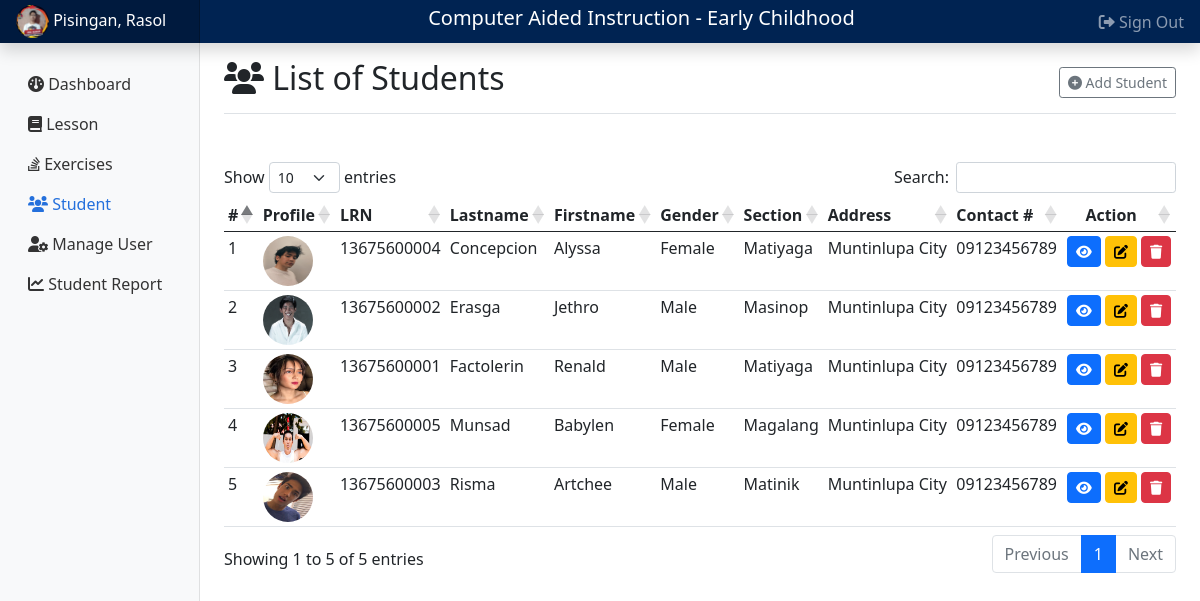
The app's page /student.php (signed in) with its own data.
### tables this page shows
CREATE TABLE `tblstudent` (
  `StudentID` int(11) NOT NULL,
  `LRN` varchar(25) NOT NULL,
  `Fname` varchar(90) NOT NULL,
  `Lname` varchar(125) NOT NULL,
  `gender` varchar(50) NOT NULL,
  `studentsec` varchar(125) NOT NULL,
  `Address` varchar(255) NOT NULL,
  `MobileNo` varchar(90) NOT NULL,
  `STUDPASS` longtext NOT NULL,
  `imgsrc` varchar(255) NOT NULL
);

### student.php (the view, shortened to what this page needs)
<?php
    require 'header1.php';
?>
    <main class="col-md-9 ms-sm-auto col-lg-10 px-md-4">
        <div class="d-flex justify-content-between flex-wrap flex-md-nowrap align-items-center pt-3 pb-2 mb-5 border-bottom">
            <h1 class="h2"><i class="fa fa-users"></i> List of Students</h1>
            <div class="btn-toolbar mb-2 mb-md-0">
            <a href="addstudent.php" class="btn btn-sm btn-outline-secondary">
                <i class="fa-solid fa-circle-plus"></i>
                Add Student
            </a>
            </div>
        </div>
        <?php
            $sql = "SELECT * FROM tblstudent ORDER BY Lname ASC;";
            $result = mysqli_query($conn, $sql);
        ?>
        <div class="table-responsive">
            <table id="example" class="table table-hover table-sm">
                <thead>
                    <tr>
                        <th>#</th>
                        <th>Profile</th>
                        <th>LRN</th>
                        <th>Lastname</th>
                        <th>Firstname</th>
                        <th>Gender</th>
                        <th>Section</th>
                        <th>Address</th>
                        <th>Contact #</th>
                        <th class="text-center">Action</th>
                    </tr>
                </thead>
                <tbody>
                    <?php
                        $no = 0;
                        if(mysqli_num_rows($result) > 0){
                            while($row = mysqli_fetch_assoc($result)){
                                echo '<tr>';
                                    echo '<td>'.++$no.'</td>';
                                    if($row['imgsrc'] != ''){echo '<td><img style="width:50px; height:50px; border-radius:25px;" src="'.$row['imgsrc'].'"></td>';}else{echo '<td>none</td>';}
                                    echo '<td>'.$row['LRN'].'</td>';
                                    echo '<td>'.$row['Lname'].'</td>';
                                    echo '<td>'.$row['Fname'].'</td>';
                                    echo '<td>'.$row['gender'].'</td>';
                                    echo '<td>'.$row['studentsec'].'</td>';
                                    echo '<td>'.$row['Address'].'</td>';
                                    echo '<td>'.$row['MobileNo'].'</td>';
                                    echo '<td class="text-center"> <a href="student.php?view='.$row['StudentID'].'" class="btn btn-primary btn-sm rounded mb-2"><i class="fa-solid fa-eye"></i></a>
                                    <a href="addstudent.php?editstudent='.$row['StudentID'].'" class="btn btn-warning btn-sm rounded mb-2"><i class="fa-solid fa-pen-to-square"></i></a>
                                    <a href="includes/process.php?deletestudent='.$row['StudentID'].'&deletelname='.$row['Lname'].'" class="btn btn-danger btn-sm rounded mb-2"><i class="fa-solid fa-trash"></i></a></td>';
                                echo '</tr>';
                            }
                        }
                    ?>
                </tbody>
            </table>
        </div><br><br>
    </main>
<?php
    require 'footer1.php';
?>

### header1.php (shortened to what this page needs)
<!doctype html>
<html lang="en">
  <head>
    <link href="assets/dist/css/bootstrap.min.css" rel="stylesheet">
    <link rel="stylesheet" href="https://cdnjs.cloudflare.com/ajax/libs/font-awesome/6.0.0/css/all.min.css" />
    <link href="dashboard.css" rel="stylesheet">
    <link rel="stylesheet" href="alert.css">
    <link rel="stylesheet" href="https://cdnjs.cloudflare.com/ajax/libs/twitter-bootstrap/5.0.1/css/bootstrap.min.css">
    <link rel="stylesheet" href="https://cdn.datatables.net/1.11.4/css/dataTables.bootstrap5.min.css">
  </head>
  <body>
<header class="navbar navbar-dark sticky-top flex-md-nowrap p-0 shadow" style="background-color:#002352;">
  <a class="navbar-brand col-md-3 col-lg-2 me-0 px-3 fs-6" href="#"><img src="<?php echo $_SESSION['image'];?>" width="33px" height="33px" class="rounded-circle" alt=""> <?php echo $_SESSION['ln'].', '.$_SESSION['fn'] ?></a>
  <h5 class="h5" style="color:white;">Computer Aided Instruction - Early Childhood</h5>
  <div class="navbar-nav">
    <div class="nav-item text-nowrap">
      <a class="nav-link px-3" href="includes/logout1.php"><i class="fa fa-right-from-bracket"></i> Sign Out</a>
    </div>
  </div>
</header>
<div class="container-fluid">
  <div class="row">
    <nav id="sidebarMenu" class="col-md-3 col-lg-2 d-md-block bg-light sidebar collapse">
      <div class="position-sticky pt-3">
        <ul class="nav flex-column">
          <li class="nav-item">
            <a class="nav-link <?php if($_SESSION['aktib'] == 'dashb'){ echo 'active';} ?>" aria-current="page" href="dashb.php">
            <i class="fa fa-dashboard"></i>
              Dashboard
            </a>
          </li>
          <li class="nav-item">
            <a class="nav-link <?php if($_SESSION['aktib'] == 'lesson'){ echo 'active';} ?>" href="lesson.php?mod=true">
            <i class="fa fa-book"></i>
              Lesson
            </a>
          </li>
          <li class="nav-item">
            <a class="nav-link <?php if($_SESSION['aktib'] == 'exer'){ echo 'active';} ?>" href="exercise.php">
            <i class="fa-brands fa-stack-overflow"></i>
              Exercises
            </a>
          </li>
          <li class="nav-item">
            <a class="nav-link <?php if($_SESSION['aktib'] == 'stud'){ echo 'active';} ?>" href="student.php">
            <i class="fa fa-users"></i>
              Student
            </a>
          </li>
          <?php
            if($_SESSION['ustype'] == 'Administrator'){
          ?>
         <li class="nav-item">
            <a class="nav-link <?php if($_SESSION['aktib'] == 'user'){ echo 'active';} ?>" href="manageuser.php">
            <i class="fa fa-user-gear"></i>
              Manage User
            </a>
          </li>
          <?php
            }
          ?>
          <li class="nav-item">
            <a class="nav-link <?php if($_SESSION['aktib'] == 'studrep'){ echo 'active';} ?>" href="studrep.php">
            <i class="fa fa-chart-line"></i>
              Student Report
            </a>
          </li>
        </ul>
      </div>
    </nav>

### footer1.php (shortened to what this page needs)
</div>
</div>
  </body>
</html>

### dashboard.css (style rules this page uses)
body { font-size: .875rem; }
.sidebar { position: fixed; top: 0; bottom: 0; left: 0; z-index: 100; padding: 48px 0 0; box-shadow: inset -1px 0 0 rgba(0, 0, 0, .1); }
.sidebar .nav-link { font-weight: 500; color: #333; }
.sidebar .nav-link.active { color: #2470dc; }
.navbar-brand { padding-top: .75rem; padding-bottom: .75rem; font-size: 1rem; background-color: rgba(0, 0, 0, .25); box-shadow: inset -1px 0 0 rgba(0, 0, 0, .25); }

### records on screen
tblstudent: imgsrc (picture), LRN "13675600004", Lname "Concepcion", Fname "Alyssa", gender "Female", studentsec "Matiyaga", Address "Muntinlupa City", MobileNo "09123456789"
tblstudent: imgsrc (picture), LRN "13675600002", Lname "Erasga", Fname "Jethro", gender "Male", studentsec "Masinop", Address "Muntinlupa City", MobileNo "09123456789"
tblstudent: imgsrc (picture), LRN "13675600001", Lname "Factolerin", Fname "Renald", gender "Male", studentsec "Matiyaga", Address "Muntinlupa City", MobileNo "09123456789"
tblstudent: imgsrc (picture), LRN "13675600005", Lname "Munsad", Fname "Babylen", gender "Female", studentsec "Magalang", Address "Muntinlupa City", MobileNo "09123456789"
tblstudent: imgsrc (picture), LRN "13675600003", Lname "Risma", Fname "Artchee", gender "Male", studentsec "Matinik", Address "Muntinlupa City", MobileNo "09123456789"

### other values on screen
$_SESSION['ln'] "Pisingan"
$_SESSION['fn'] "Rasol"
